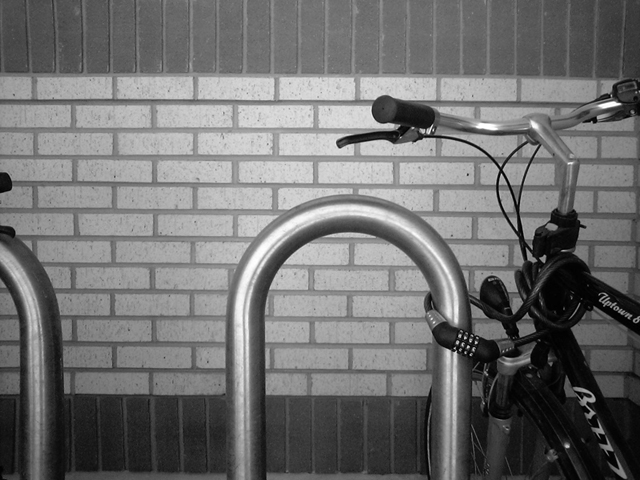
#> input picture edges/f.jpg, 640 x 480 px, found by its file name
$ python prewitt.py
#> lines starting #> are read from the running program, lines starting #| are printed output that depends on the picture
import cv2
import numpy as np
from matplotlib import pyplot as plt

img = cv2.imread('f.jpg',0)
#> img is the input picture: shape (480, 640); min 0, max 255, mean 112.2
edges = cv2.Canny(img,100,200)
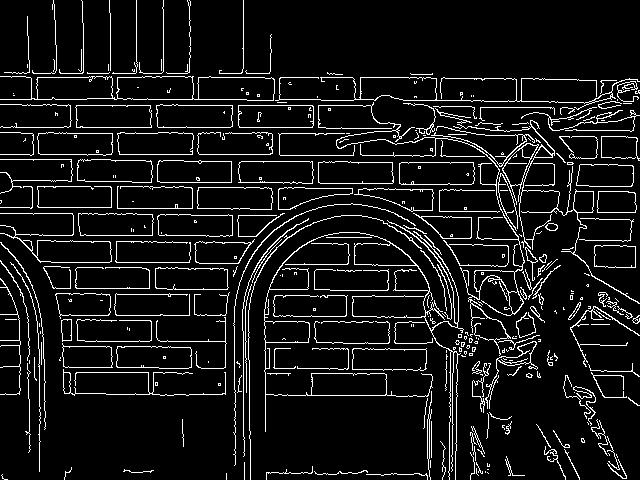
#> edges: shape (480, 640); 8.4% white in thin lines or dots
img_gaussian = cv2.GaussianBlur(img,(3,3),0)

kernelx = np.array([[1,1,1],[0,0,0],[-1,-1,-1]])
kernely = np.array([[-1,0,1],[-1,0,1],[-1,0,1]])
img_prewittx = cv2.filter2D(img_gaussian, -1, kernelx)
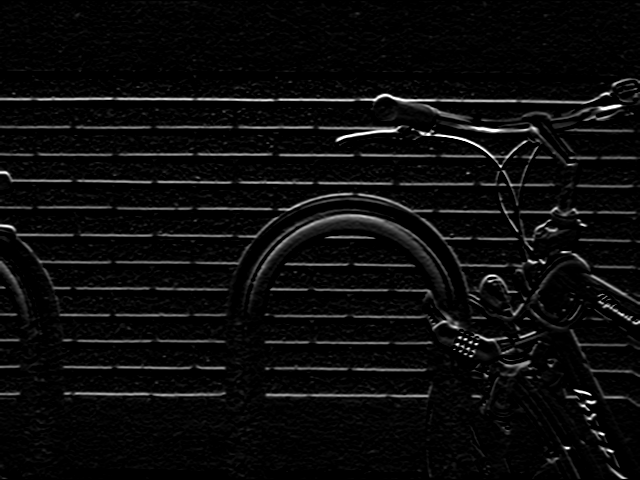
#> img_prewittx: shape (480, 640); min 0, max 255, mean 11.6
img_prewitty = cv2.filter2D(img_gaussian, -1, kernely)
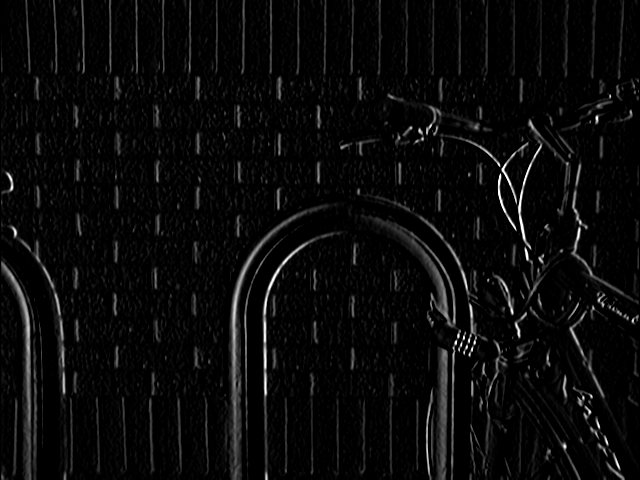
#> img_prewitty: shape (480, 640); min 0, max 255, mean 10.2


cv2.imshow("Prewitt X", img_prewittx)
if cv2.waitKey(0) & 0xff == 27:
#> (key Esc is pressed here)
    cv2.destroyAllWindows()
cv2.imshow("Prewitt Y", img_prewitty)
if cv2.waitKey(0) & 0xff == 27:
#> (key Esc is pressed here)
    cv2.destroyAllWindows()
cv2.imshow("Prewitt", img_prewittx + img_prewitty)
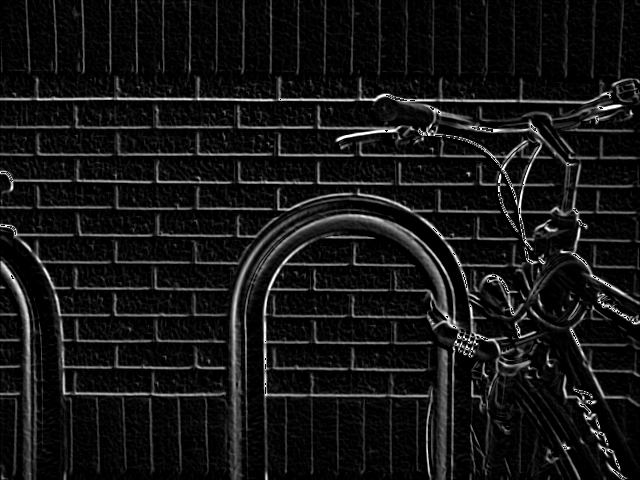
#> window 'Prewitt': shape (480, 640); min 0, max 255, mean 21.1
if cv2.waitKey(0) & 0xff == 27:
#> (key Esc is pressed here)
    cv2.destroyAllWindows()
